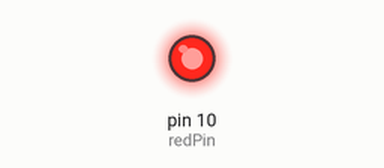
The sketch below on a simulated Arduino Uno, built with avr-gcc and run on an emulated ATmega328P. On the bench: output pins drawn as LEDs (lit = HIGH).

Above: at 0.05 s.
At 5.0 s:
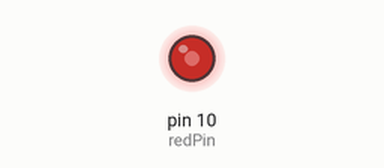
At 6.0 s:
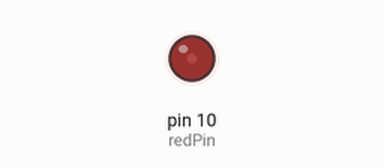
Timing chart, 0 to 7.8 s (numbered marks = the images above):
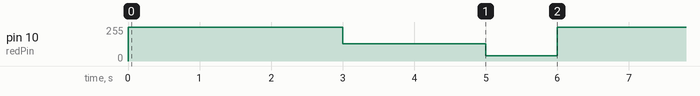

Measured:
- by itself, pin 10 (redPin): repeats every 6.0 s: 128/255 2.0 s, 40/255 1.0 s, 255/255 3.0 s

The sketch:

7.DImLightsAnalog.ino
```cpp
int redPin = 10; //analogs pin also can be used such as A0
void setup()
{
 pinMode(redPin, OUTPUT);

}

void loop()
{
  analogWrite(redPin, 255); //means fully on
  delay(3000);
  analogWrite(redPin, 128); //half on(led)
  delay(2000);
  analogWrite(redPin, 40); //led is dim
  delay(1000);
}
```
